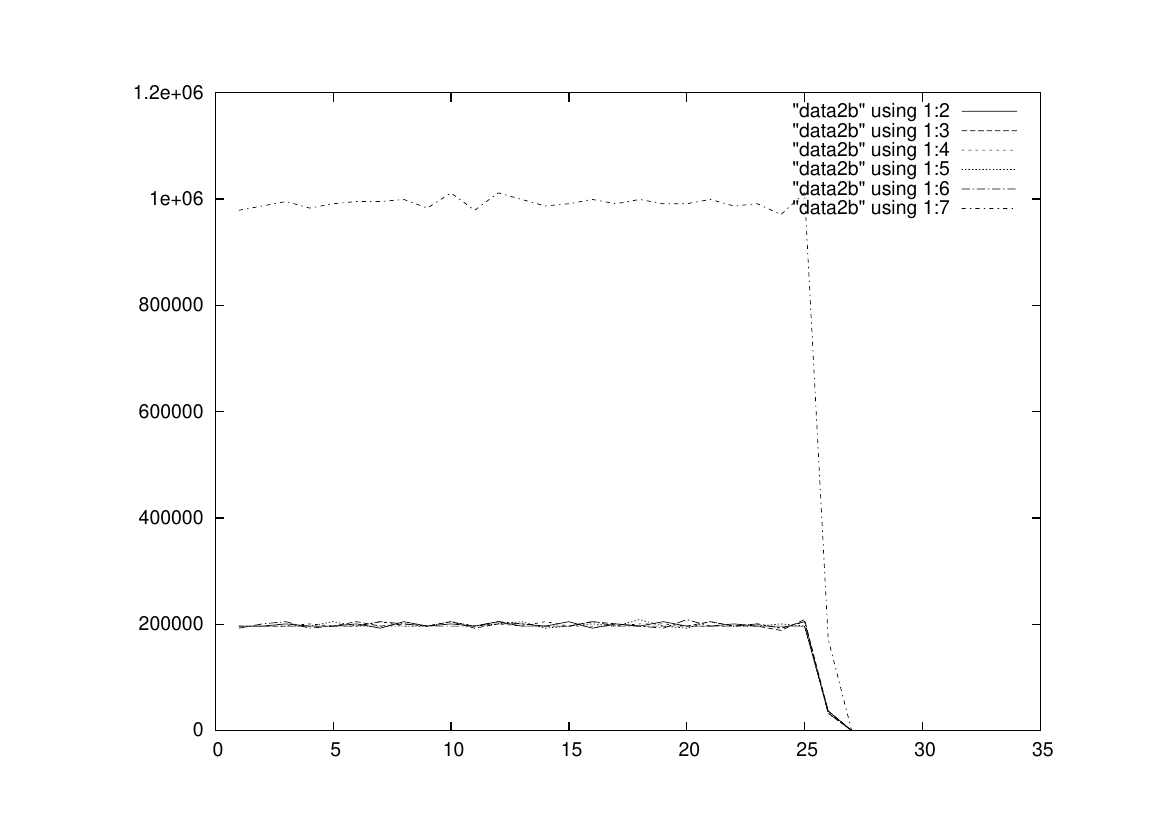

Here is the gnuplot script that generated this plot:
set term postscript
set output "plot2b.ps"
set yrange [0:]
plot "data2b" using 1:2 with lines, "data2b" using 1:3 with lines, "data2b" using 1:4 with lines, "data2b" using 1:5 with lines, "data2b" using 1:6 with lines, "data2b" using 1:7 with lines



